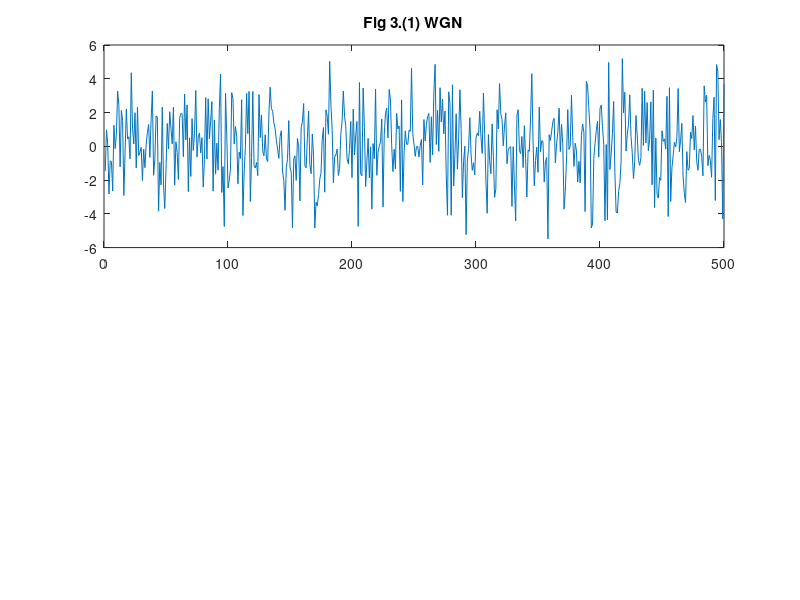

Write MATLAB code to recreate this figure. (Note: this script raises an error after producing the figure.)
%% Signal & System Experiment - Class 2 - Task 3
figure('name','Task 3', 'numbertitle','off');
% Fig 3.(1)
y=2*wgn(1,500,0);    % Generates WGN.
subplot(211); plot(y); title('Fig 3.(1) WGN');

% Fig 3.(2)
n=length(y);
[acf, lags, bounds] = autocorr(y,n-1);
subplot(212); plot(lags,acf); title('Fig 3.(2) Autocorrelation Function by "autocorr"');